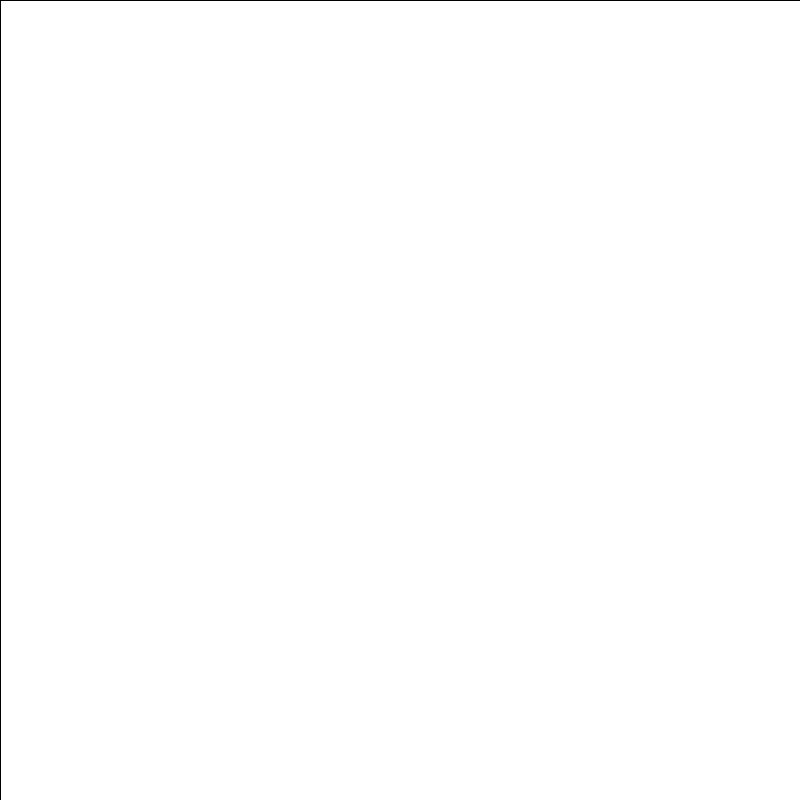
Frame 1 (no input)
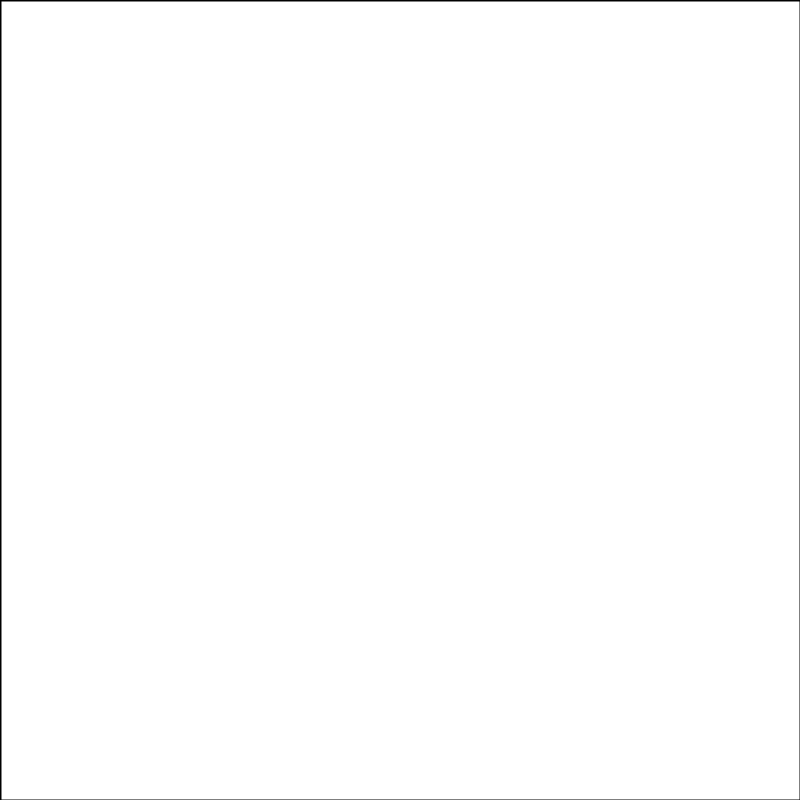
Frame 60 (the mouse pressed at the canvas centre just before this capture)
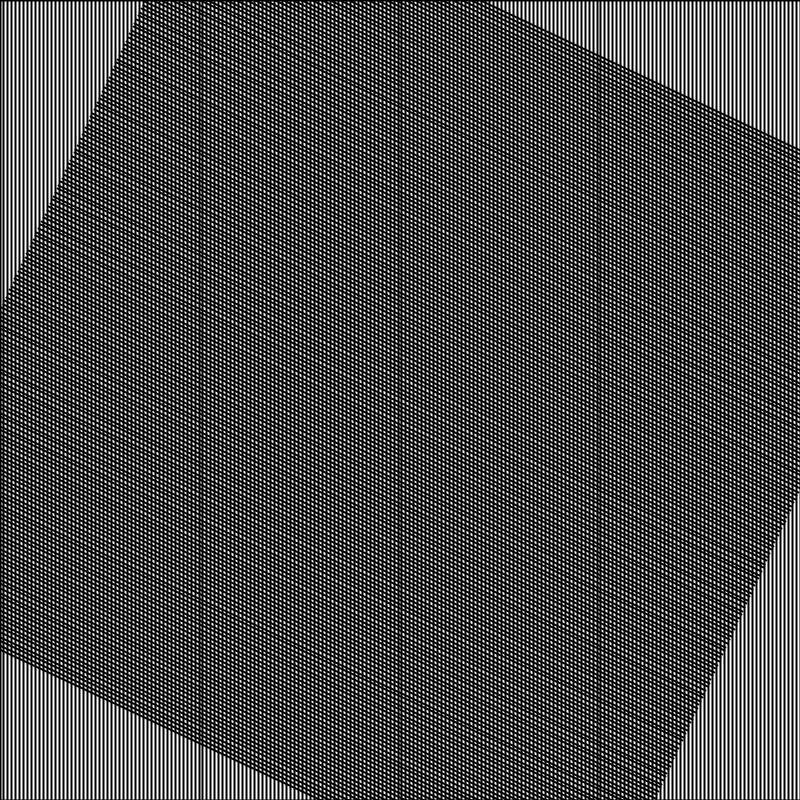
Frame 120 (the mouse held since frame 60 and released just before this capture)

The Processing sketch that drew these frames (run headless with seeded random() and noise(); from frame 60 on, the mouse is pressed at the canvas centre):

// Processing sketch: grid
// ── grid.pde
float angle;
float angle2;
int globalLineAmt = 200;

void setup(){
  size(800, 800);
}

void draw(){
  background(155);
  globalLineAmt = mouseX/2;
  //place in center of window
  pushMatrix();

  translate(width/2, height/2);
  //scale(.9);
  rect(-(width/2), -(height /2), width, height);
  
  squareOfLines(globalLineAmt);
  popMatrix();
  
  pushMatrix();
  translate(width/2, height/2);
  anotherRotateFunction();
  //scale(.81);
  squareOfLines(globalLineAmt);
  //
  popMatrix();

}



void squareOfLines(int amtLines){
  stroke(0);
 
  float lIncrement = width / float(amtLines+1);
  
  strokeWeight(2);
  //center on point 0,0
  for (int l = 1; l <= amtLines; l = l +1){
      line(lIncrement * l - (width/2), -(height/2), lIncrement * float(l) - (width/2), height/2);
  }
}

void rotateLines(){

  angle = angle + second() % (2*PI);
  float c = cos(angle);
  rotate(c);
}

void anotherRotateFunction(){
  float speed = mouseY/1000.0;//0.005;
  float angleDirection =1;
  angle2+=speed * angleDirection;
  if((angle2>QUARTER_PI)|| (angle2<(QUARTER_PI*-1))){
    angleDirection *= -1;
  }
  rotate(angle2);
}
